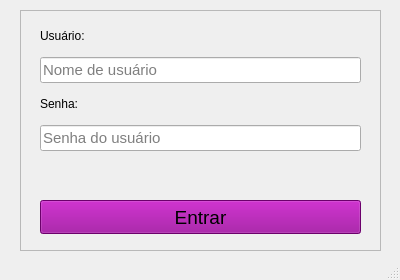
<?xml version="1.0" encoding="UTF-8"?>
<ui version="4.0">
 <class>TelaLoginUi</class>
 <widget class="QMainWindow" name="TelaLoginUi">
  <property name="geometry">
   <rect>
    <x>0</x>
    <y>0</y>
    <width>400</width>
    <height>280</height>
   </rect>
  </property>
  <property name="minimumSize">
   <size>
    <width>400</width>
    <height>280</height>
   </size>
  </property>
  <property name="windowTitle">
   <string>Tela Login - Mehsys</string>
  </property>
  <property name="windowIcon">
   <iconset resource="../res.qrc">
    <normaloff>:/logo/img/logo_gra.png</normaloff>:/logo/img/logo_gra.png</iconset>
  </property>
  <widget class="QWidget" name="centralwidget">
   <widget class="QFrame" name="frame">
    <property name="geometry">
     <rect>
      <x>20</x>
      <y>10</y>
      <width>361</width>
      <height>241</height>
     </rect>
    </property>
    <property name="frameShape">
     <enum>QFrame::StyledPanel</enum>
    </property>
    <property name="frameShadow">
     <enum>QFrame::Raised</enum>
    </property>
    <widget class="QWidget" name="layoutWidget">
     <property name="geometry">
      <rect>
       <x>20</x>
       <y>10</y>
       <width>321</width>
       <height>131</height>
      </rect>
     </property>
     <layout class="QVBoxLayout" name="verticalLayout">
      <item>
       <widget class="QLabel" name="label">
        <property name="toolTip">
         <string>Nome de usuário</string>
        </property>
        <property name="statusTip">
         <string>Nome de usuário</string>
        </property>
        <property name="text">
         <string>Usuário:</string>
        </property>
       </widget>
      </item>
      <item>
       <widget class="QLineEdit" name="txtUser">
        <property name="font">
         <font>
          <pointsize>11</pointsize>
         </font>
        </property>
        <property name="toolTip">
         <string>Nome de usuário</string>
        </property>
        <property name="statusTip">
         <string>Nome de usuário</string>
        </property>
        <property name="placeholderText">
         <string>Nome de usuário</string>
        </property>
        <property name="clearButtonEnabled">
         <bool>true</bool>
        </property>
       </widget>
      </item>
      <item>
       <widget class="QLabel" name="label_2">
        <property name="toolTip">
         <string>Senha do usuário</string>
        </property>
        <property name="statusTip">
         <string>Senha do usuário</string>
        </property>
        <property name="text">
         <string>Senha:</string>
        </property>
       </widget>
      </item>
      <item>
       <widget class="QLineEdit" name="txtPass">
        <property name="font">
         <font>
          <pointsize>11</pointsize>
         </font>
        </property>
        <property name="toolTip">
         <string>Senha do usuário</string>
        </property>
        <property name="statusTip">
         <string>Senha do usuário</string>
        </property>
        <property name="echoMode">
         <enum>QLineEdit::Password</enum>
        </property>
        <property name="placeholderText">
         <string>Senha do usuário</string>
        </property>
        <property name="clearButtonEnabled">
         <bool>true</bool>
        </property>
       </widget>
      </item>
     </layout>
    </widget>
    <widget class="QPushButton" name="btnEntrar">
     <property name="geometry">
      <rect>
       <x>20</x>
       <y>190</y>
       <width>321</width>
       <height>34</height>
      </rect>
     </property>
     <property name="font">
      <font>
       <pointsize>14</pointsize>
      </font>
     </property>
     <property name="toolTip">
      <string>Entrar</string>
     </property>
     <property name="statusTip">
      <string>Entrar</string>
     </property>
     <property name="styleSheet">
      <string notr="true">background-color: rgb(150, 0, 150);</string>
     </property>
     <property name="text">
      <string>Entrar</string>
     </property>
    </widget>
   </widget>
  </widget>
  <widget class="QStatusBar" name="statusbar"/>
 </widget>
 <resources>
  <include location="../res.qrc"/>
 </resources>
 <connections/>
</ui>
